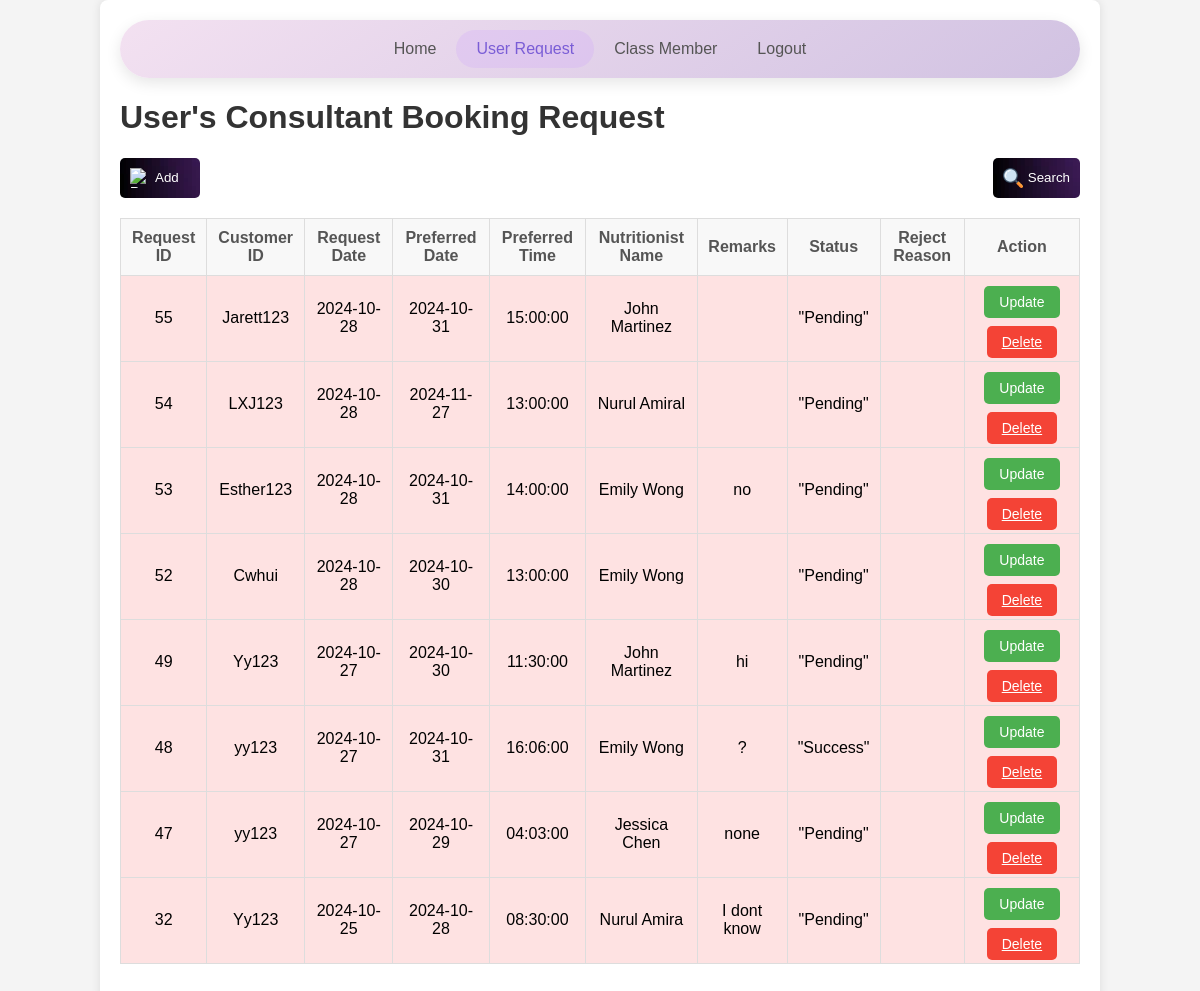
The app's page /userRequest.php with its own data.
### tables this page shows
CREATE TABLE `userrequest` (
  `requestId` int(4) NOT NULL,
  `custID` varchar(15) NOT NULL,
  `requestdate` date NOT NULL DEFAULT current_timestamp(),
  `predate` date NOT NULL,
  `pretime` time NOT NULL,
  `nutritionistName` varchar(255) NOT NULL,
  `remarks` text NOT NULL,
  `status` varchar(50) NOT NULL DEFAULT '"Pending"',
  `reason` varchar(255) NOT NULL
);

### userRequest.php (the view, shortened to what this page needs)
<?php
include('connection.php');
if (isset($_POST['search'])) {
    $searchType = $_POST['searchType'];
    $searchValue = $_POST['searchValue'];
    switch ($searchType) {
        case 'custID':
            $query = "SELECT * FROM userrequest WHERE custID = '$searchValue'";
            break;
        case 'nutritionistName':
            $query = "SELECT * FROM userrequest WHERE nutritionistName = '$searchValue'";
            break;
        case 'predate':
            $query = "SELECT * FROM userrequest WHERE predate = '$searchValue'";
            break;
        case 'pretime':
            $query = "SELECT * FROM userrequest WHERE pretime = '$searchValue'";
            break;
        default:
            $query = "SELECT * FROM userrequest ORDER BY requestID DESC";
    }
    $searchType = '';
    $searchValue = '';
} else {
    $query = "SELECT * FROM userrequest ORDER BY requestID DESC";
}
$result = mysqli_query($conn, $query);
?>
<!DOCTYPE html>
<html lang="en">
<head>
    <link rel="stylesheet" type="text/css" href="general.css">
</head>
<body>
    <div class="container">
        <div class="navbar">
            <a href="admin_home.php">Home</a>
            <a href="userRequest.php" class="active">User Request</a>
            <a href="classMember.php">Class Member</a>
            <a href="logout.php">Logout</a>
        </div>
        <h1>User's Consultant Booking Request</h1>
        <div style="display:flex; justify-content: space-between; align-items: center;">
            <button class="add-button" onclick="openAddModal()">
                <img src="https://cdn-icons-png.flaticon.com/512/6335/6335606.png" alt="Request Consultant"> Add
            </button>
            <button class="search-button" onclick="openSearchModal()">
                <img src="search-icon.png" alt="Search"> Search
            </button>
        </div>
        <table>
            <tr>
                <th>Request ID</th>
                <th>Customer ID</th>
                <th>Request Date</th>
                <th>Preferred Date</th>
                <th>Preferred Time</th>
                <th>Nutritionist Name</th>
                <th>Remarks</th>
                <th>Status</th>
                <th>Reject Reason</th>
                <th>Action</th>
            </tr>
            <?php
            $today = date('Y-m-d');
            $currentTime = date('H:i:s');
            while ($row = mysqli_fetch_assoc($result)) {
                $isPastDate = false;
                if ($row['predate'] == $today && $row['pretime'] < $currentTime) {
                    $isPastDate = true;
                } elseif ($row['predate'] < $today) {
                    $isPastDate = true;
                }
                ?>
                <tr style="background-color: <?php echo $isPastDate ? '#fee2e2' : 'transparent'; ?>;">
                    <td><?php echo htmlspecialchars($row['requestId']); ?></td>
                    <td><?php echo htmlspecialchars($row['custID']); ?></td>
                    <td><?php echo htmlspecialchars($row['requestdate']); ?></td>
                    <td><?php echo htmlspecialchars($row['predate']); ?></td>
                    <td><?php echo htmlspecialchars($row['pretime']); ?></td>
                    <td><?php echo htmlspecialchars($row['nutritionistName']); ?></td>
                    <td><?php echo htmlspecialchars($row['remarks']); ?></td>
                    <td><?php echo htmlspecialchars($row['status']); ?></td>
                    <td><?php echo htmlspecialchars($row['reason']); ?></td>
                    <td>
                        <button class="action-button update-button" onclick="openUpdateModal('<?php echo addslashes(htmlspecialchars($row['requestId'])); ?>',
            '<?php echo addslashes(htmlspecialchars($row['predate'])); ?>',
            '<?php echo addslashes(htmlspecialchars($row['pretime'])); ?>',
            '<?php echo addslashes(htmlspecialchars($row['nutritionistName'])); ?>',
            '<?php echo addslashes(htmlspecialchars($row['remarks'])); ?>',
            '<?php echo addslashes(htmlspecialchars($row['status'])); ?>',
            '<?php echo addslashes(htmlspecialchars($row['reason'] ?? '')); ?>')">Update
                        </button>
                        <a href="userrequest.php?delete=<?php echo $row['requestId']; ?>"
                            class="action-button delete-button"
                            onclick="return confirm('Are you sure you want to delete this record?')">Delete</a>
                    </td>
                </tr>
            <?php } ?>
        </table>
    </div>
</body>
</html>

### general.css (style rules this page uses)
body { font-family: Arial, sans-serif; background-color: #f4f4f4; margin: 0; padding: 0; }
.container { width: 80%; margin: 0 auto; background: #fff; padding: 20px; box-shadow: 0 0 10px rgba(0, 0, 0, 0.1); border-radius: 8px; margin-top: 20px; }
h1, h2 { color: #333; }
table { width: 100%; border-collapse: collapse; margin: 20px 0; }
table th, table td { border: 1px solid #ddd; padding: 10px; text-align: center; }
table th { background-color: #f8f8f8; color: #555; }

### userRequest.php (style rules this page uses)
.container { max-width: 1200px; margin: 0 auto; overflow-x: auto; }
.navbar { display: flex; justify-content: center; background: linear-gradient(145deg, #f3e1f1, #d1c2e2); padding: 10px 20px; border-radius: 30px; box-shadow: 0 5px 15px rgba(0, 0, 0, 0.1); }
.navbar a { text-decoration: none; padding: 10px 20px; color: #555; border-radius: 20px; transition: all 0.3s ease; font-weight: 500; }
.navbar .active { background: rgba(200, 150, 255, 0.2); color: #7a5dd6; }
.action-button { padding: 8px 15px; border: none; border-radius: 5px; cursor: pointer; background: 0.3s ease; font-size: 14px; margin: 0 5px; }
.update-button { background-color: #4CAF50; color: white; margin-bottom: 15px; }
.delete-button { background-color: #f44336; color: white; }
.search-button { background-image: url("gradient.png"); color: white; border: none; border-radius: 5px; cursor: pointer; padding: 10px; display: flex; align-items: center; gap: 5px; }
.search-button img { width: 20px; height: 20px; }
.add-button { background-image: url("gradient.png"); color: white; border: none; border-radius: 5px; cursor: pointer; padding: 10px; display: flex; align-items: center; gap: 5px; width: 80px; }
.add-button img { width: 20px; height: 20px; }

### records on screen
userrequest: requestId "55", custID "Jarett123", requestdate "2024-10-28", predate "2024-10-31", pretime "15:00:00", nutritionistName "John Martinez", status "\"Pending\""
userrequest: requestId "54", custID "LXJ123", requestdate "2024-10-28", predate "2024-11-27", pretime "13:00:00", nutritionistName "Nurul Amiral", status "\"Pending\""
userrequest: requestId "53", custID "Esther123", requestdate "2024-10-28", predate "2024-10-31", pretime "14:00:00", nutritionistName "Emily Wong", remarks "no", status "\"Pending\""
userrequest: requestId "52", custID "Cwhui", requestdate "2024-10-28", predate "2024-10-30", pretime "13:00:00", nutritionistName "Emily Wong", status "\"Pending\""
userrequest: requestId "49", custID "Yy123", requestdate "2024-10-27", predate "2024-10-30", pretime "11:30:00", nutritionistName "John Martinez", remarks "hi", status "\"Pending\""
userrequest: requestId "48", custID "yy123", requestdate "2024-10-27", predate "2024-10-31", pretime "16:06:00", nutritionistName "Emily Wong", remarks "?", status "\"Success\""
userrequest: requestId "47", custID "yy123", requestdate "2024-10-27", predate "2024-10-29", pretime "04:03:00", nutritionistName "Jessica Chen", remarks "none", status "\"Pending\""
userrequest: requestId "32", custID "Yy123", requestdate "2024-10-25", predate "2024-10-28", pretime "08:30:00", nutritionistName "Nurul Amira", remarks "I dont know", status "\"Pending\""
